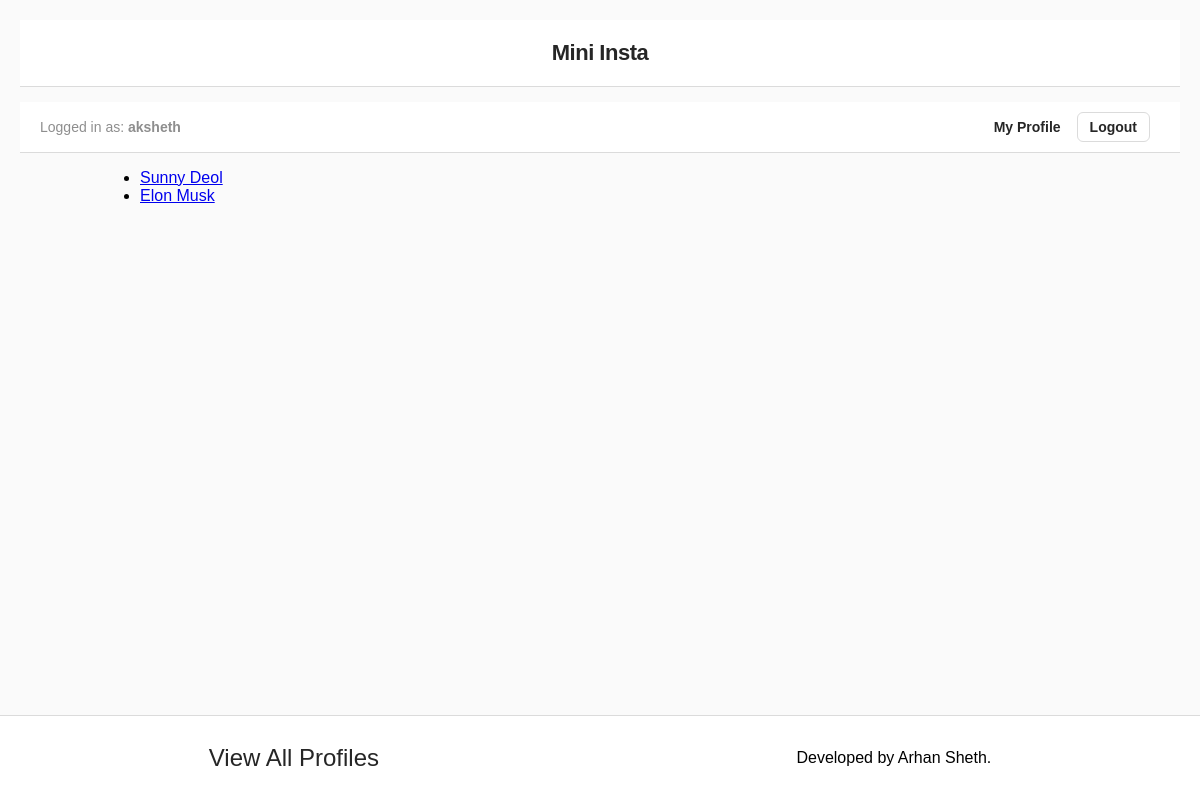
Before: /miniinsta/profile/4/following (signed in) with the older database file.
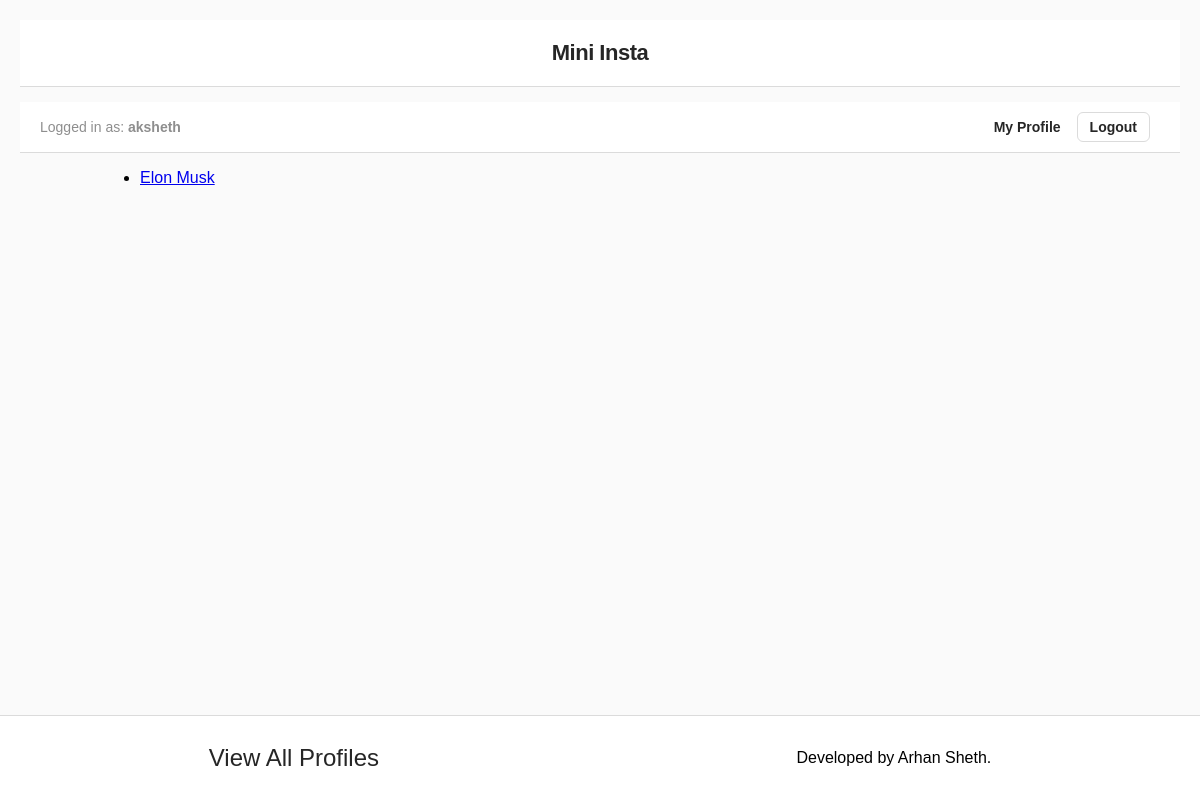
After: the same page with the newer database file.
### miniinsta/models.py (models this page shows, shortened)
class Profile(models.Model):
    username = models.TextField(blank=True)
    display_name = models.TextField(blank=True)
    profile_image_url = models.URLField(blank=True)
    bio_text = models.TextField(blank=True)
    join_date = models.DateTimeField(auto_now=True)
    user = models.ForeignKey(User, on_delete=models.CASCADE)
    def get_following(self):
        following = Follow.objects.filter(follower_profile=self)
        return [f.profile for f in following]
    def get_num_following(self):
        following_list = self.get_following()
        return len(following_list)

### miniinsta/views.py (the view)
# urls.py: path(r'profile/<int:pk>/following', ShowFollowingDetailView.as_view(), name="show_following"),
class ShowFollowingDetailView(DetailView):
    model = Profile
    template_name = "miniinsta/show_following.html"
    context_object_name = "profile"
    def get_context_data(self,  **kwargs):
        context = super().get_context_data(**kwargs)
        profile = self.get_object()
        context["following"] = profile.get_following()
        context["num_following"] = profile.get_num_following()
        return context

### miniinsta/templates/miniinsta/show_following.html (shortened to what this page needs)
{% extends 'miniinsta/base.html' %}
{% block content %}
    {% if following %}
        <ul>
        {% for profile in following %}
            <li><a href="{% url 'show_profile' profile.pk %}">{{ profile.display_name }}</a></li>
        {% endfor %}
        </ul>
    {% else %}
        <p>Not following anyone</p>
    {% endif %}
{% endblock %}

Changed rows visible on the page:
removed Profile: display_name "Sunny Deol"
